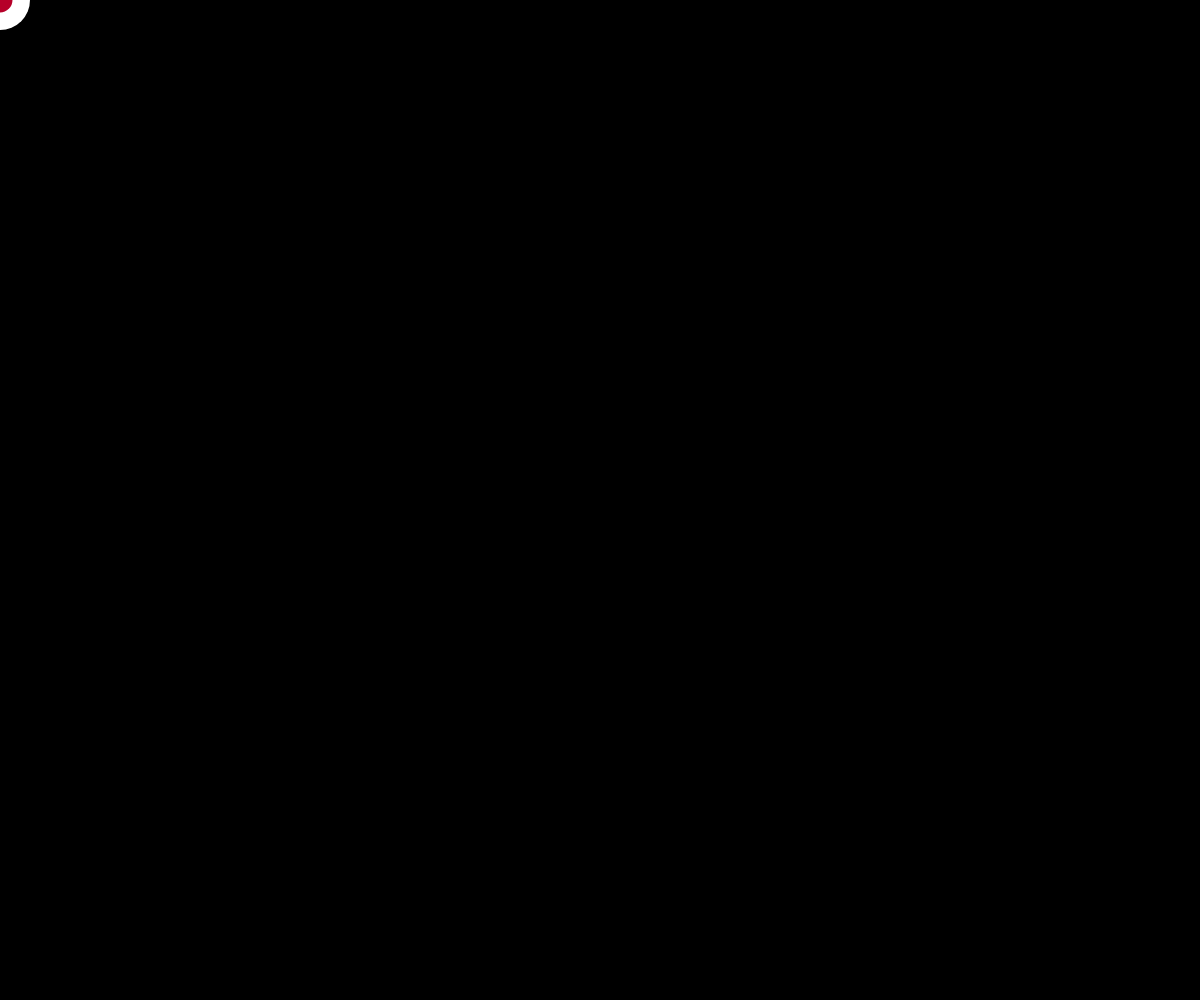
Frame 1 (no input)
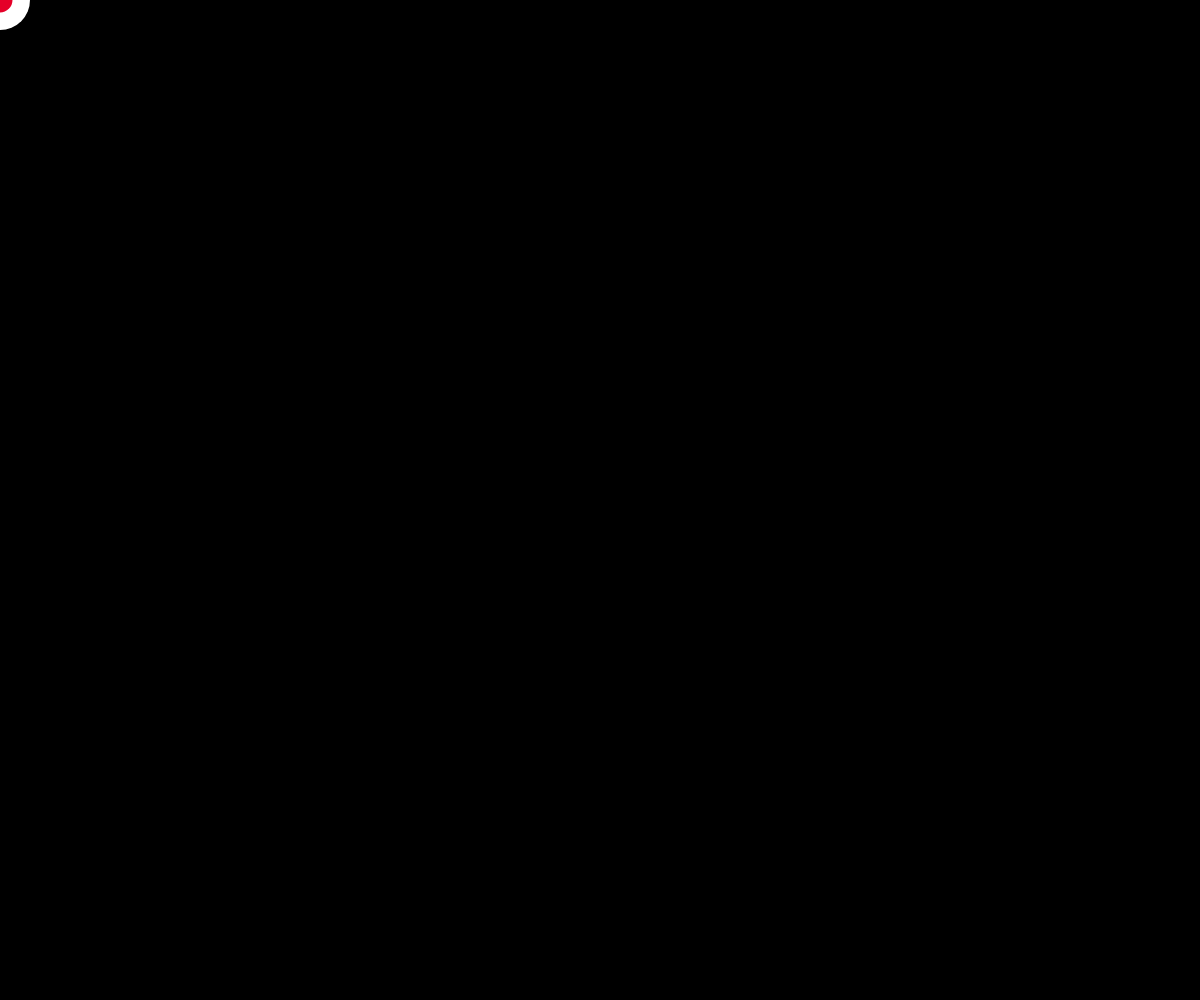
Frame 60 (no input)
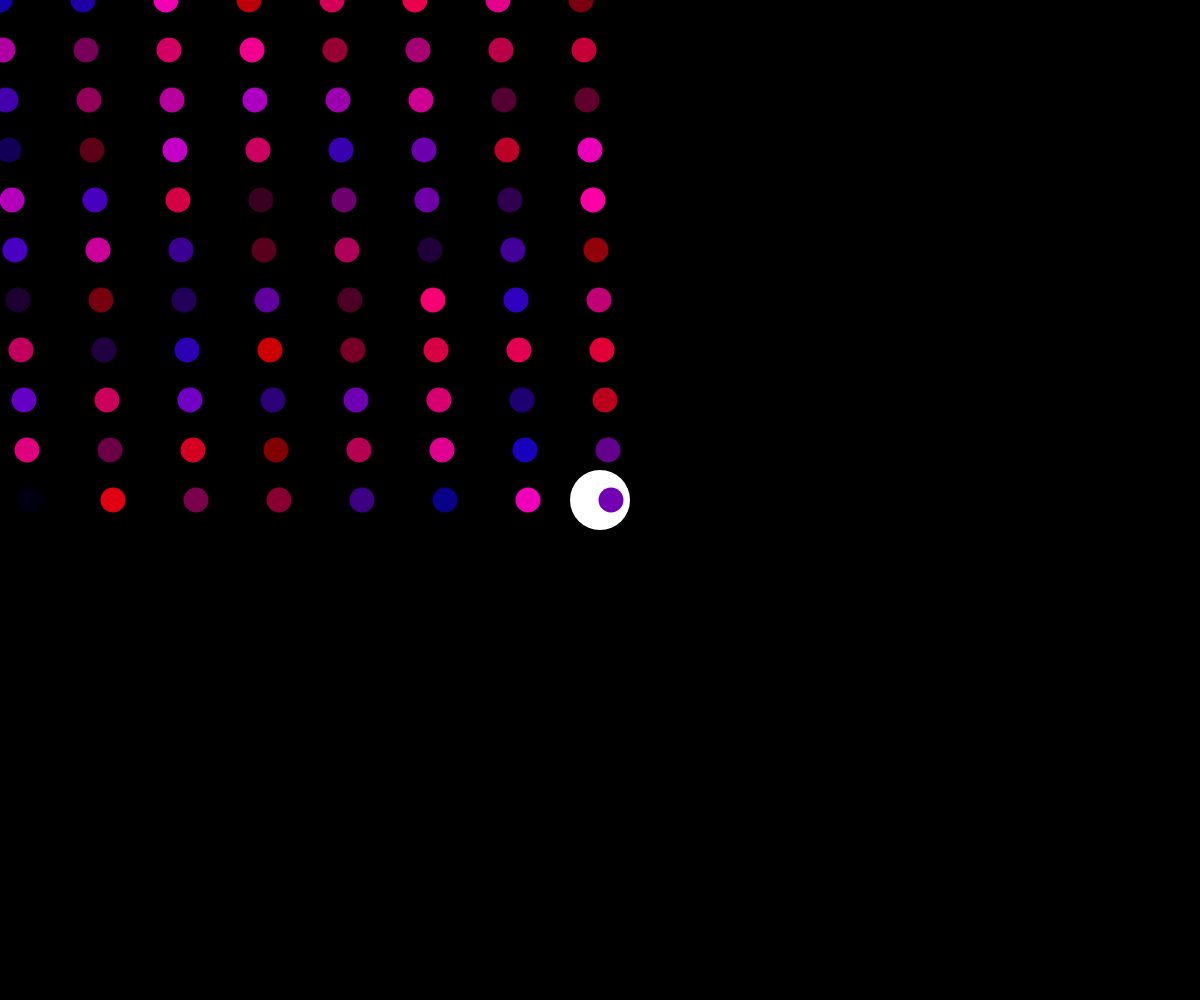
Frame 120 (the mouse pressed at the canvas centre since frame 60)

The p5.js sketch that drew these frames (run headless with seeded random() and noise() and a simulated clock; from frame 60 on, the mouse is pressed at the canvas centre):

// p5.js sketch
// ── sketch.js
var pg;
var x = 0;
var speed = 3;
function setup() {
  createCanvas(windowWidth, windowHeight);
  pg = createGraphics(400, 250);
  }

function draw() {
  background(0);
  //strokeWeight(4);
  //stroke(255);
  fill(255);
  noStroke();
  ellipse(mouseX, mouseY, 60, 60);
  
  pg.background(51);
  pg.noFill();
  pg.stroke(255);
  pg.ellipse(mouseX-150, mouseY-75, 60, 60);
  
  
  

  //Draw the offscreen buffer to the screen with image()
  //image(pg, 150, 75);
  

  
  for (var x = 0; x <= mouseX; x += 50){
    for (var y = 0; y <= mouseY; y += 50) {
    fill(random(255), 0, random(200));
    ellipse(x, y, 25, 25);
    
    
     if (x > width || x < 0) {
    speed = speed * -1;
  }
  
  x = x + speed;
    
  }
  }
}
